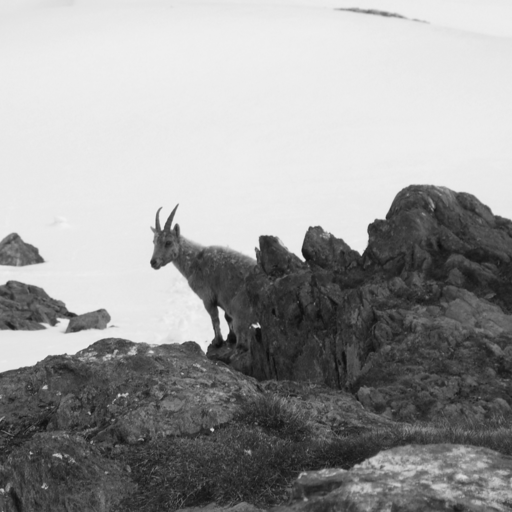
#> input picture td2/images/moodle/morph_1.pgm, 512 x 512 px, found by its file name
$ python ex1.py
#> lines starting #> are read from the running program, lines starting #| are printed output that depends on the picture; after the words box and inside, x2 and y2 are one past the last pixel; in counts of white or black regions, pixels touching at a corner belong together
"""Exercice 1"""

import cv2
import matplotlib.pyplot as plt
import numpy as np

rows = 2
columns = 2
seuils = [64, 100, 150, 200]


""" Binarise une image au seuil défini """


def seuillage(image, seuil):
    seuil, img = cv2.threshold(image, seuil, 255, cv2.THRESH_BINARY)
    return img


def erosion(image):
    img = image.copy()

    for i in range(1, image.shape[0] - 1):
        for j in range(1, image.shape[1] - 1):
            img[i, j] = (
                0
                if image[i, j] == 0
                and image[i - 1, j] == 0
                and image[i - 1, j + 1] == 0
                and image[i, j + 1] == 0
                and image[i + 1, j + 1] == 0
                and image[i + 1, j] == 0
                and image[i + 1, j - 1] == 0
                and image[i, j - 1] == 0
                and image[i - 1, j - 1] == 0
                else 255
            )

    return img


def dilatation(image):
    img = image.copy()

    for i in range(1, image.shape[0] - 1):
        for j in range(1, image.shape[1] - 1):
            img[i, j] = (
                0
                if image[i, j] == 0
                or image[i - 1, j] == 0
                or image[i - 1, j + 1] == 0
                or image[i, j + 1] == 0
                or image[i + 1, j + 1] == 0
                or image[i + 1, j] == 0
                or image[i + 1, j - 1] == 0
                or image[i, j - 1] == 0
                or image[i - 1, j - 1] == 0
                else 255
            )

    return img


# Seuillage de morph_1
morph_1 = cv2.imread(
    "C:/Users/georg/projets/m1/2025/trait_img/td2/images/moodle/morph_1.pgm",
    cv2.IMREAD_GRAYSCALE,
)
#> morph_1 is the input picture: shape (512, 512); min 12, max 242, mean 155.5
fig = plt.figure(figsize=(12, 8))

images_seuilles = []

for i, seuil in enumerate(seuils):
    fig.add_subplot(rows, columns, i + 1)
    img = seuillage(morph_1, seuil)
    images_seuilles.append(img)
    plt.imshow(cv2.cvtColor(img, cv2.COLOR_BGR2RGB))
    plt.axis("off")
    plt.title(f"(Seuillage {seuil} morph_1)")
#> this loop made 4 passes
#> pass 1, in seuillage, `seuil, img = cv2.threshold(image, seuil, 255, cv2.THRESH_BINARY)`:
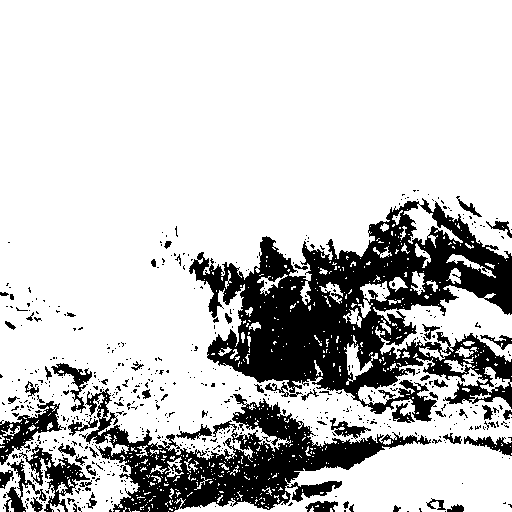
#> img: shape (512, 512); 78.3% white; 591 black regions (523 under 20 px), largest, box (x1, y1, x2, y2) and area: (189, 198, 512, 422) 31624, (79, 388, 431, 512) 14763, (19, 444, 90, 512) 1391
#> after the loop:
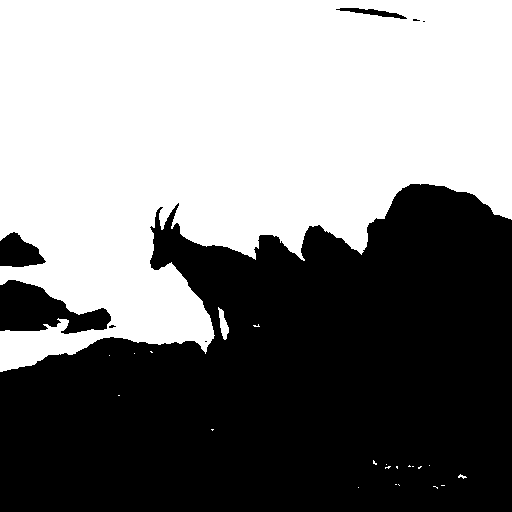
#> img: shape (512, 512); 50.8% white; 8 black regions (4 under 20 px), largest, box (x1, y1, x2, y2) and area: (0, 184, 512, 512) 124130, (0, 280, 111, 334) 3489, (0, 232, 46, 267) 1082, (336, 8, 407, 19) 290
#> after the loop, images_seuilles = 4 items

plt.show()

fig2 = plt.figure(figsize=(12, 8))
fig2.add_subplot(rows, columns, 1)
plt.imshow(cv2.cvtColor(erosion(images_seuilles[-1]), cv2.COLOR_BGR2RGB))
#> after the loop in erosion, `for i in range(1, image.shape[0] - 1):`:
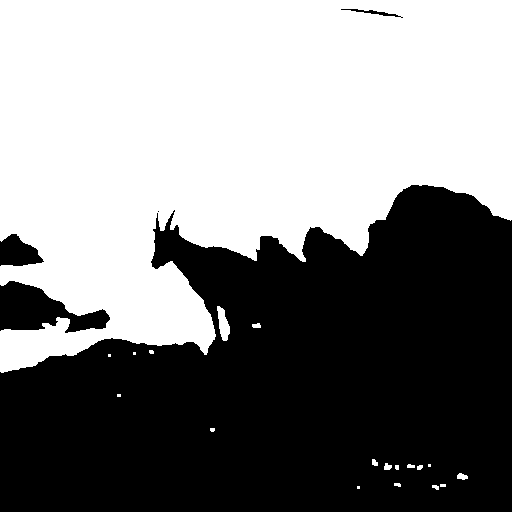
#> img: shape (512, 512); 51.7% white; 5 black regions (1 under 20 px), largest, box (x1, y1, x2, y2) and area: (0, 185, 512, 512) 122464, (0, 281, 110, 333) 3127, (0, 234, 44, 266) 950, (341, 9, 403, 18) 133
plt.axis("off")
plt.title("(Erosion morph_1)")

fig2.add_subplot(rows, columns, 2)
plt.imshow(cv2.cvtColor(dilatation(images_seuilles[-1]), cv2.COLOR_BGR2RGB))
#> after the loop in dilatation, `for i in range(1, image.shape[0] - 1):`:
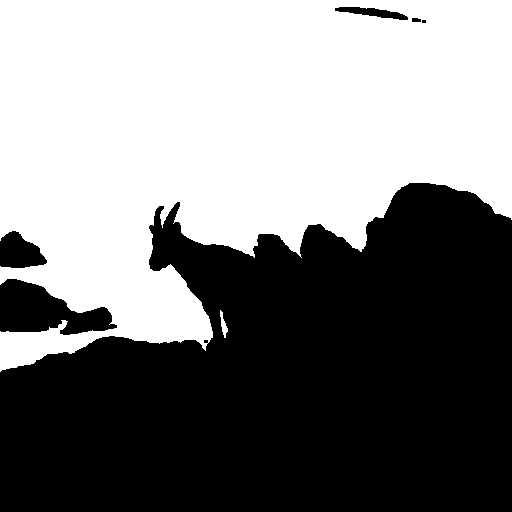
#> img: shape (512, 512); 49.9% white; 2 white regions, box (x1, y1, x2, y2) and area: (0, 0, 512, 372) 130823, (220, 310, 228, 338) 102
plt.axis("off")
plt.title("(Dilatation morph_1)")

plt.show()
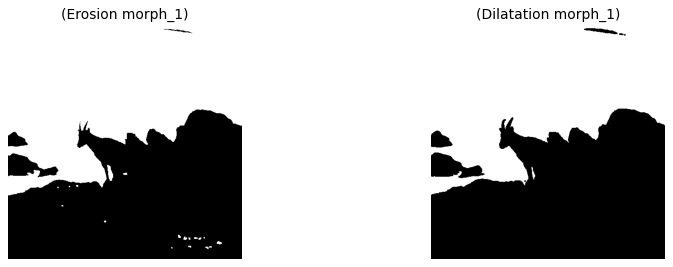
#> figure drawn by matplotlib, 2 panels

""" Calcul du gradient morphologique"""

banane = cv2.imread(
    "C:/Users/georg/projets/m1/2025/trait_img/td2/images/moodle/banane.jpg",
    cv2.IMREAD_GRAYSCALE,
)
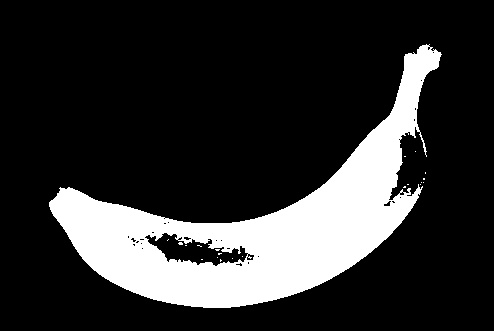
#> input picture td2/images/moodle/banane.jpg, 494 x 331 px, found by its file name
#> banane is the input picture: shape (331, 494); min 0, max 255, mean 48.8


def gradient_morphologique(image):
    eroded = cv2.erode(image, None)
    dilated = cv2.dilate(image, None)
    gradient = cv2.absdiff(dilated, eroded)
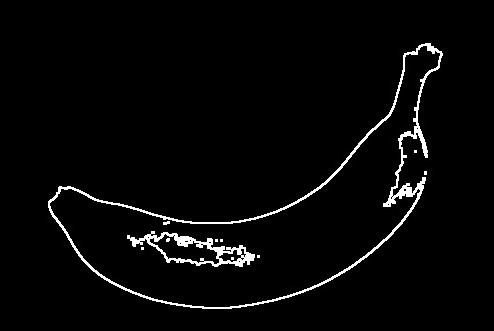
#> gradient: shape (331, 494); min 0, max 255, mean 7.7
    return gradient


gradient = gradient_morphologique(banane)

fig3 = plt.figure(figsize=(12, 8))
fig3.add_subplot(1, 1, 1)
plt.imshow(cv2.cvtColor(gradient, cv2.COLOR_BGR2RGB))
plt.axis("off")
plt.title("(Gradient Morphologique banane)")

plt.show()
